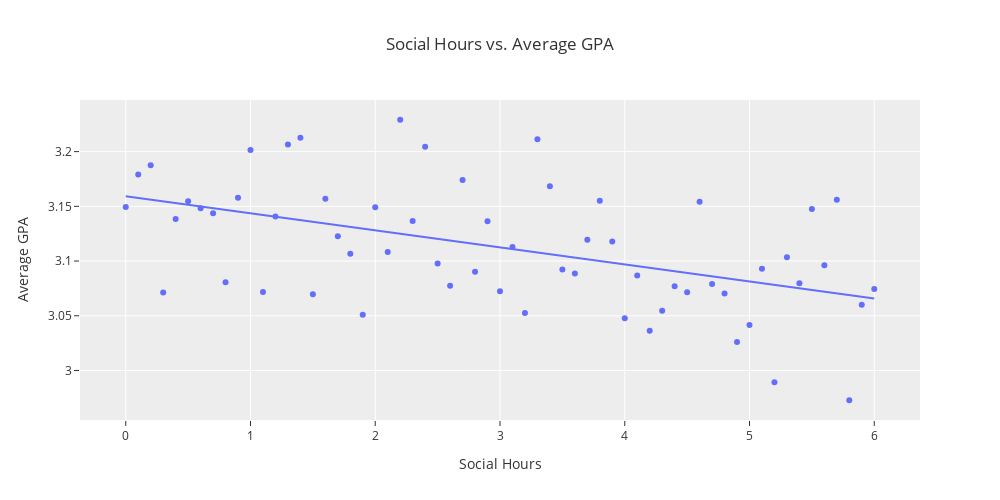

Notebook source saved alongside this figure:
### Markdown cell above
### Based on the scatter plot and the trendline, the amount of physical hours a student performs does have some sort of negative correlation with GPA. Using the mean GPA, we graphed the GPA against Physical activity hours and plotted a trendline. The score of the trendline is 0.741, meaning that the linear fit accounts for around 74 percent of the data points. 

### Based on this, one could say that there is some sort of correlation between physical activity hours and GPA. As your GPA gets higher, the less time you have for physical activity.

### Code cell
DF_social = DF.groupby('Social Hours')['GPA'].mean().reset_index()
DF_social

fig_social = px.scatter(DF_social, x = 'Social Hours', y = 'GPA',
                  title = 'Social Hours vs. Average GPA',
                       trendline = 'ols')
fig_social.update_layout(bargap=0.02,
                  yaxis_title = 'Average GPA',
                   autosize=False,
                   width=1000,
                   height=500,
                  template="ggplot2"
                       )
fig_social.show()

### Figure 1 — Plotly figure (JSON) as saved in the notebook; plotly's stock layout.template omitted (floating-point values rounded to 4 significant figures)
{"data": [{"hovertemplate": "Social Hours=%{x}<br>GPA=%{y}<extra></extra>", "legendgroup": "", "marker": {"color": "#636efa", "symbol": "circle"}, "mode": "markers", "name": "", "orientation": "v", "showlegend": false, "type": "scatter", "x": [0.0, 0.1, 0.2, 0.3, 0.4, 0.5, 0.6, 0.7, 0.8, 0.9, 1.0, 1.1, 1.2, 1.3, 1.4, 1.5, 1.6, 1.7, 1.8, 1.9, 2.0, 2.1, 2.2, 2.3, 2.4, 2.5, 2.6, 2.7, 2.8, 2.9, 3.0, 3.1, 3.2, 3.3, 3.4, 3.5, 3.6, 3.7, 3.8, 3.9, 4.0, 4.1, 4.2, 4.3, 4.4, 4.5, 4.6, 4.7, 4.8, 4.9, 5.0, 5.1, 5.2, 5.3, 5.4, 5.5, 5.6, 5.7, 5.8, 5.9, 6.0], "xaxis": "x", "y": [3.149, 3.179, 3.188, 3.071, 3.138, 3.155, 3.148, 3.144, 3.081, 3.158, 3.201, 3.072, 3.141, 3.207, 3.213, 3.07, 3.157, 3.123, 3.107, 3.051, 3.149, 3.108, 3.229, 3.137, 3.204, 3.098, 3.077, 3.174, 3.09, 3.136, 3.072, 3.113, 3.052, 3.211, 3.168, 3.092, 3.089, 3.119, 3.155, 3.118, 3.048, 3.087, 3.036, 3.055, 3.077, 3.071, 3.154, 3.079, 3.07, 3.026, 3.042, 3.093, 2.989, 3.103, 3.08, 3.147, 3.096, 3.156, 2.973, 3.06, 3.074], "yaxis": "y"}, {"hovertemplate": "<b>OLS trendline</b><br>GPA = -0.0156014 * Social Hours + 3.15928<br>R<sup>2</sup>=0.245974<br><br>Social Hours=%{x}<br>GPA=%{y} <b>(trend)</b><extra></extra>", "legendgroup": "", "marker": {"color": "#636efa", "symbol": "circle"}, "mode": "lines", "name": "", "showlegend": false, "type": "scatter", "x": [0.0, 0.1, 0.2, 0.3, 0.4, 0.5, 0.6, 0.7, 0.8, 0.9, 1.0, 1.1, 1.2, 1.3, 1.4, 1.5, 1.6, 1.7, 1.8, 1.9, 2.0, 2.1, 2.2, 2.3, 2.4, 2.5, 2.6, 2.7, 2.8, 2.9, 3.0, 3.1, 3.2, 3.3, 3.4, 3.5, 3.6, 3.7, 3.8, 3.9, 4.0, 4.1, 4.2, 4.3, 4.4, 4.5, 4.6, 4.7, 4.8, 4.9, 5.0, 5.1, 5.2, 5.3, 5.4, 5.5, 5.6, 5.7, 5.8, 5.9, 6.0], "xaxis": "x", "y": [3.159, 3.158, 3.156, 3.155, 3.153, 3.151, 3.15, 3.148, 3.147, 3.145, 3.144, 3.142, 3.141, 3.139, 3.137, 3.136, 3.134, 3.133, 3.131, 3.13, 3.128, 3.127, 3.125, 3.123, 3.122, 3.12, 3.119, 3.117, 3.116, 3.114, 3.112, 3.111, 3.109, 3.108, 3.106, 3.105, 3.103, 3.102, 3.1, 3.098, 3.097, 3.095, 3.094, 3.092, 3.091, 3.089, 3.088, 3.086, 3.084, 3.083, 3.081, 3.08, 3.078, 3.077, 3.075, 3.073, 3.072, 3.07, 3.069, 3.067, 3.066], "yaxis": "y"}], "layout": {"autosize": false, "bargap": 0.02, "height": 500, "legend": {"tracegroupgap": 0}, "title": {"text": "Social Hours vs. Average GPA"}, "width": 1000, "xaxis": {"anchor": "y", "domain": [0, 1], "title": {"text": "Social Hours"}}, "yaxis": {"anchor": "x", "domain": [0, 1], "title": {"text": "Average GPA"}}}}
